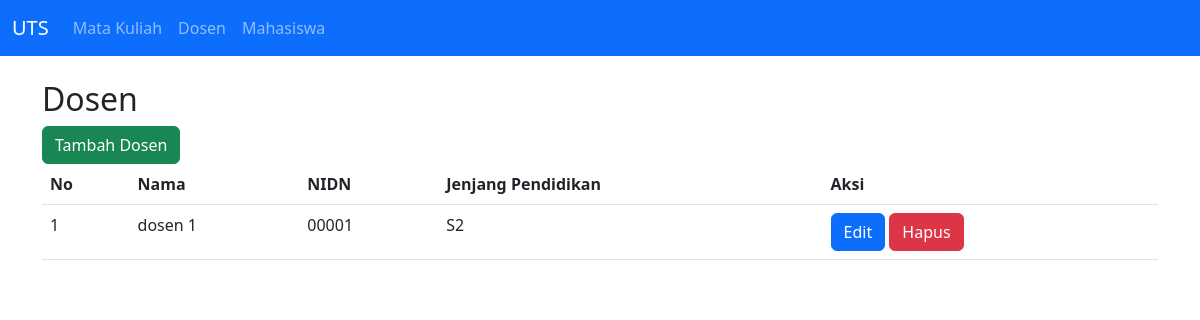
Screenshot of /dosen.php with the database file from the repository.
### tables this page shows
CREATE TABLE `dosen` (
  `id` int(11) NOT NULL,
  `nama` varchar(255) NOT NULL,
  `nidn` char(5) NOT NULL,
  `jenjang_pendidikan` enum('S2','S3') NOT NULL
);

### dosen.php (the view, shortened to what this page needs)
<?php
include('functions/koneksi.php');
$query = mysqli_query($mysqli,"SELECT * FROM dosen");
?>
<!doctype html>
<html lang="en">
  <head>
    <link href="https://cdn.jsdelivr.net/npm/bootstrap@5.3.0/dist/css/bootstrap.min.css" rel="stylesheet">
  </head>
  <body>
  <nav class="navbar navbar-expand-lg bg-primary navbar-dark">
  <div class="container-fluid">
    <a class="navbar-brand" href="#">UTS</a>
    <div class="collapse navbar-collapse" id="navbarNav">
      <ul class="navbar-nav">
        <li class="nav-item">
          <a class="nav-link " aria-current="page" href="index.php">Mata Kuliah</a>
        </li>
        <li class="nav-item">
          <a class="nav-link" href="dosen.php">Dosen</a>
        </li>
        <li class="nav-item">
          <a class="nav-link" href="mahasiswa.php">Mahasiswa</a>
        </li>
      </ul>
    </div>
  </div>
</nav>
<div class="container pt-4">
    <h2>Dosen</h2>
    <div class="row">
        <div class="col-12">
            <button class="btn btn-success" data-bs-toggle="modal" data-bs-target="#tambah">Tambah Dosen</button>
        </div>
        <div class="col-12">
            <table class="table">
                <thead>
                    <tr>
                        <th>No</th>
                        <th>Nama</th>
                        <th>NIDN</th>
                        <th>Jenjang Pendidikan</th>
                        <th>Aksi</th>
                    </tr>
                </thead>
                <tbody>
                    <?php $i=1; while($dosen = mysqli_fetch_array($query)) { ?>
                    <tr>
                        <td><?= $i ?></td>
                        <td><?= $dosen['nama'] ?></td>
                        <td><?= $dosen['nidn'] ?></td>
                        <td><?= $dosen['jenjang_pendidikan'] ?></td>
                        <td>
                            <button class="btn btn-primary" data-bs-toggle="modal" data-bs-target="#edit<?= $dosen['id']; ?>">Edit</button>
                            <a href="functions/hapus.php?table=dosen&&id=<?=$dosen['id']?>" onclick="return confirm('Anda yakin?')" class="btn btn-danger">Hapus</a>
                        </td>
                    </tr>
                    <?php $i++; } ?>
                </tbody>
            </table>
        </div>
    </div>
</div>
  </body>
</html>

### rows the page displays
dosen: nama "dosen 1", nidn "00001", jenjang_pendidikan "S2"
